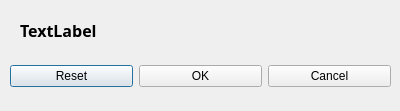
<ui version="4.0" >
 <author>Francesco Lazzarotto</author>
 <comment>simple qt4 dialog</comment>
 <exportmacro></exportmacro>
 <class>CSimpleDialog</class>
 <widget class="QDialog" name="CSimpleDialog" >
  <property name="geometry" >
   <rect>
    <x>0</x>
    <y>0</y>
    <width>400</width>
    <height>111</height>
   </rect>
  </property>
  <property name="windowTitle" >
   <string>QDialog by fralaz1971</string>
  </property>
  <widget class="QWidget" name="layoutWidget" >
   <property name="geometry" >
    <rect>
     <x>10</x>
     <y>60</y>
     <width>381</width>
     <height>33</height>
    </rect>
   </property>
   <layout class="QHBoxLayout" >
    <property name="margin" >
     <number>0</number>
    </property>
    <property name="spacing" >
     <number>6</number>
    </property>
    <item>
     <widget class="QPushButton" name="m_pResetButton" >
      <property name="text" >
       <string>Reset</string>
      </property>
     </widget>
    </item>
    <item>
     <widget class="QPushButton" name="m_pOkButton" >
      <property name="text" >
       <string>OK</string>
      </property>
     </widget>
    </item>
    <item>
     <widget class="QPushButton" name="m_pCancelButton" >
      <property name="text" >
       <string>Cancel</string>
      </property>
     </widget>
    </item>
   </layout>
  </widget>
  <widget class="QLabel" name="m_pLabel" >
   <property name="geometry" >
    <rect>
     <x>20</x>
     <y>20</y>
     <width>361</width>
     <height>21</height>
    </rect>
   </property>
   <property name="font" >
    <font>
     <family>Sans Serif</family>
     <pointsize>12</pointsize>
     <weight>75</weight>
     <italic>false</italic>
     <bold>true</bold>
     <underline>false</underline>
     <strikeout>false</strikeout>
    </font>
   </property>
   <property name="text" >
    <string>TextLabel</string>
   </property>
  </widget>
 </widget>
 <pixmapfunction></pixmapfunction>
 <resources/>
 <connections>
  <connection>
   <sender>m_pCancelButton</sender>
   <signal>clicked()</signal>
   <receiver>CSimpleDialog</receiver>
   <slot>close()</slot>
   <hints>
    <hint type="sourcelabel" >
     <x>309</x>
     <y>78</y>
    </hint>
    <hint type="destinationlabel" >
     <x>194</x>
     <y>136</y>
    </hint>
   </hints>
  </connection>
  <connection>
   <sender>m_pResetButton</sender>
   <signal>clicked()</signal>
   <receiver>m_pLabel</receiver>
   <slot>clear()</slot>
   <hints>
    <hint type="sourcelabel" >
     <x>133</x>
     <y>73</y>
    </hint>
    <hint type="destinationlabel" >
     <x>77</x>
     <y>25</y>
    </hint>
   </hints>
  </connection>
 </connections>
</ui>
